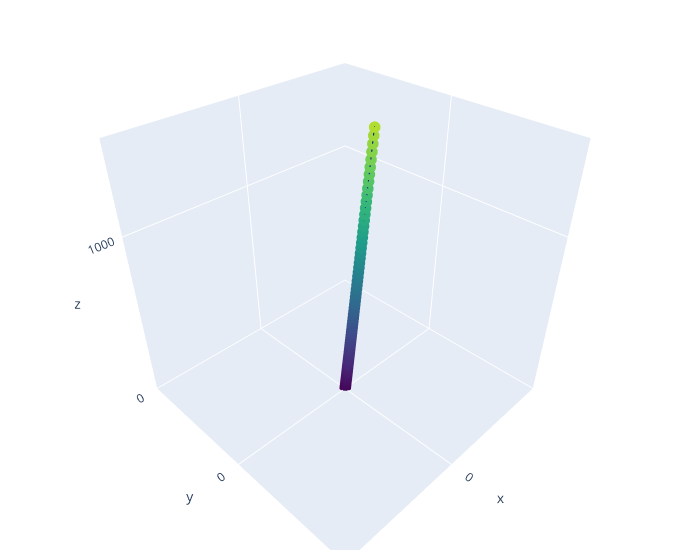

The notebook cell this image was saved under:
### Code cell
import numpy as np
import plotly.graph_objects as go


x=[]
y=[]
z=[]

for i in range(len(traj)):
    x.append(traj[i][0])
    y.append(traj[i][1])
    z.append(traj[i][2])

fig = go.Figure(data=go.Scatter3d(
    x=x, y=y, z=z,
    marker=dict(
        size=4,
        color=z,
        colorscale='Viridis',
    ),
    line=dict(
        color='darkblue',
        width=2
    )
))


fig.update_layout(
    scene = dict(
        xaxis = dict(nticks=2, range=[-750,750],),
        yaxis = dict(nticks=2, range=[-500,500],),
        zaxis = dict(nticks=2, range=[0,1500],),),
    width=700,
    margin=dict(r=20, l=10, b=10, t=10))


fig.show()
